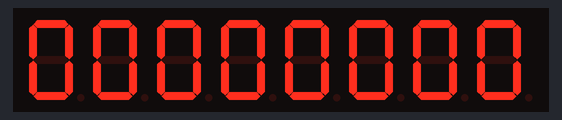
A sketch run on a simulated Arduino Uno, built with avr-gcc and run on an emulated ATmega328P. On the bench: 8-digit seven-segment display. Wiring (inferred from the names in the program): MAX7219 LED driver: data pin 4; clock pin 3; CS pin 2.

Above: at 0.15 s.
At 4.98 s:
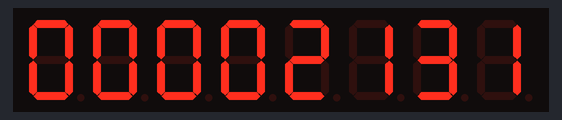
At 9.81 s:
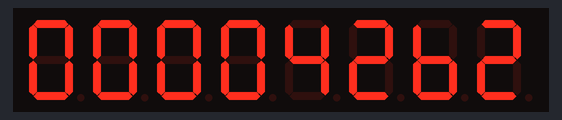
At 19.77 s:
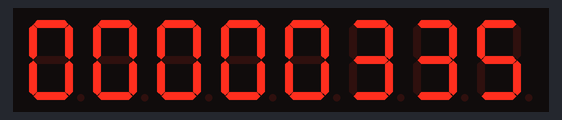
At 29.73 s:
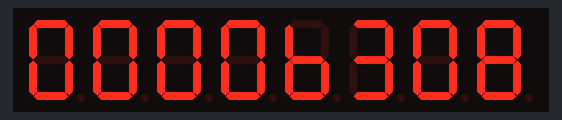
At 39.68 s:
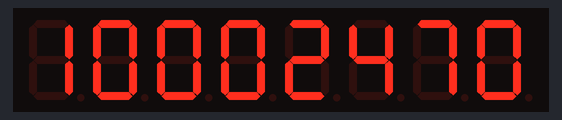

The sketch:

7219_counter_test.ino
```cpp
/*
 Test Program for the Max7219 8x7 segment dislay by Alain`s Projects
 (c) www.alainsprojects.com
 Ver 1.0
 */


int latchPin = 2;// CS or Load pin to the MAX7219
int clockPin = 3;// Clock pin to the MAX7219
int dataPin = 4;// Fata pin to the MAX7219

byte POS[8]={4,3,2,1,8,7,6,5}; //order in which the individual segments are connected to the MAX7219
byte Number[11]={126,48,109,121,51,91,31,112,127,115,128}; //Segment code 0,1,2,3,4,5,6,7,8,9,:
byte NUMBER[8]={0,0,0,0,0,0,0,0};
long int SegmentValue = 0;

byte Value = 0;
byte Address = 0;

void shift(byte MaxAddress, byte MaxData) // send Address and Data to MAX7219
{
  digitalWrite(latchPin, LOW); //Enable Data Load to Max7219
  shiftOut(dataPin, clockPin, MSBFIRST, MaxAddress); //Send AdressByte
  shiftOut(dataPin, clockPin, MSBFIRST, MaxData); //Send DataByte
  digitalWrite(latchPin, HIGH); //Disable Data Load to Max7219
}


void InitMax() //Setup of MAX7219 chip
{
  shift(0x0f, 0x00); //test mode off
  shift(0x0b, 0x07); //display digits 0 thru 7
  shift(0x0c, 0x01); //normal operation
  shift(0x0a, 0x02); //brightness
  shift(0x09, 0x00); //No decode
}
void Clear() // clear display
{
 InitMax();
 for (int i = 0; i <= 7; i++) {
 Address=(POS[i]);
 Value=0;
 shift(Address,Value);

 }
}

void calc(){
long int c=10;

for (int i = 0; i <= 7; i++) {
NUMBER[i]= ((SegmentValue % c)/(c/10));

c=c*10;
}
}

void setup() {
  pinMode(dataPin, OUTPUT);
  pinMode(latchPin, OUTPUT);
  pinMode(clockPin, OUTPUT);
  digitalWrite(clockPin, LOW);
  InitMax(); //init MAX2719 chip
  Clear();

}

void loop() {
 calc();
 InitMax();
 for (int i = 0; i <= 7; i++) {
 Address=(POS[i]); //Selection of the Segment. 0=Right Digit to 7=Left Digit
 Value=Number[NUMBER[i]]; //Display Value 0-9 and : or .
 shift(Address,Value); //Send Data to Display

 }
 SegmentValue++; //Increment counter
 if (SegmentValue>99999999) SegmentValue=0;
 }
```
